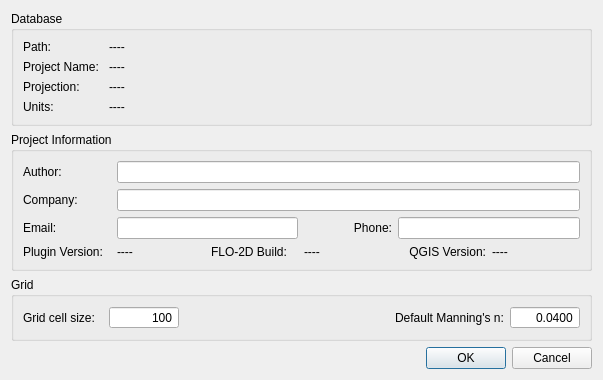
<?xml version="1.0" encoding="UTF-8"?>
<ui version="4.0">
 <class>UpdateGpkg</class>
 <widget class="QDialog" name="UpdateGpkg">
  <property name="geometry">
   <rect>
    <x>0</x>
    <y>0</y>
    <width>603</width>
    <height>351</height>
   </rect>
  </property>
  <property name="windowTitle">
   <string>FLO-2D Update Geopackage</string>
  </property>
  <layout class="QGridLayout" name="gridLayout">
   <item row="2" column="0">
    <widget class="QGroupBox" name="groupBox_2">
     <property name="enabled">
      <bool>true</bool>
     </property>
     <property name="title">
      <string>Grid</string>
     </property>
     <layout class="QVBoxLayout" name="verticalLayout">
      <item>
       <layout class="QGridLayout" name="gridLayout_3">
        <item row="0" column="1">
         <widget class="QSpinBox" name="cellSizeDSpinBox">
          <property name="minimumSize">
           <size>
            <width>70</width>
            <height>0</height>
           </size>
          </property>
          <property name="alignment">
           <set>Qt::AlignRight|Qt::AlignTrailing|Qt::AlignVCenter</set>
          </property>
          <property name="buttonSymbols">
           <enum>QAbstractSpinBox::NoButtons</enum>
          </property>
          <property name="maximum">
           <number>10000</number>
          </property>
          <property name="value">
           <number>100</number>
          </property>
         </widget>
        </item>
        <item row="0" column="0">
         <widget class="QLabel" name="label">
          <property name="enabled">
           <bool>true</bool>
          </property>
          <property name="minimumSize">
           <size>
            <width>80</width>
            <height>0</height>
           </size>
          </property>
          <property name="maximumSize">
           <size>
            <width>80</width>
            <height>16777215</height>
           </size>
          </property>
          <property name="text">
           <string>Grid cell size:</string>
          </property>
         </widget>
        </item>
        <item row="0" column="3">
         <widget class="QLabel" name="label_2">
          <property name="text">
           <string>Default Manning's n:</string>
          </property>
         </widget>
        </item>
        <item row="0" column="2">
         <spacer name="horizontalSpacer">
          <property name="orientation">
           <enum>Qt::Horizontal</enum>
          </property>
          <property name="sizeHint" stdset="0">
           <size>
            <width>40</width>
            <height>20</height>
           </size>
          </property>
         </spacer>
        </item>
        <item row="0" column="4">
         <widget class="QDoubleSpinBox" name="manningDSpinBox">
          <property name="minimumSize">
           <size>
            <width>70</width>
            <height>0</height>
           </size>
          </property>
          <property name="alignment">
           <set>Qt::AlignRight|Qt::AlignTrailing|Qt::AlignVCenter</set>
          </property>
          <property name="buttonSymbols">
           <enum>QAbstractSpinBox::NoButtons</enum>
          </property>
          <property name="decimals">
           <number>4</number>
          </property>
          <property name="minimum">
           <double>0.010000000000000</double>
          </property>
          <property name="maximum">
           <double>0.400000000000000</double>
          </property>
          <property name="singleStep">
           <double>0.010000000000000</double>
          </property>
          <property name="value">
           <double>0.040000000000000</double>
          </property>
         </widget>
        </item>
       </layout>
      </item>
     </layout>
    </widget>
   </item>
   <item row="6" column="0">
    <widget class="QDialogButtonBox" name="btnBox">
     <property name="orientation">
      <enum>Qt::Horizontal</enum>
     </property>
     <property name="standardButtons">
      <set>QDialogButtonBox::Cancel|QDialogButtonBox::Ok</set>
     </property>
    </widget>
   </item>
   <item row="0" column="0">
    <widget class="QGroupBox" name="groupBox_3">
     <property name="title">
      <string>Database</string>
     </property>
     <layout class="QVBoxLayout" name="verticalLayout_2">
      <item>
       <layout class="QGridLayout" name="gridLayout_2">
        <item row="3" column="0">
         <widget class="QLabel" name="label_6">
          <property name="text">
           <string>Units:</string>
          </property>
          <property name="alignment">
           <set>Qt::AlignLeading|Qt::AlignLeft|Qt::AlignVCenter</set>
          </property>
         </widget>
        </item>
        <item row="1" column="1" colspan="2">
         <widget class="QLabel" name="label_pn">
          <property name="text">
           <string>----</string>
          </property>
         </widget>
        </item>
        <item row="3" column="1" colspan="2">
         <widget class="QLabel" name="unit_lab">
          <property name="text">
           <string>----</string>
          </property>
         </widget>
        </item>
        <item row="2" column="1" colspan="2">
         <widget class="QLabel" name="proj_lab">
          <property name="text">
           <string>----</string>
          </property>
         </widget>
        </item>
        <item row="1" column="0">
         <widget class="QLabel" name="label_7">
          <property name="maximumSize">
           <size>
            <width>80</width>
            <height>16777215</height>
           </size>
          </property>
          <property name="text">
           <string>Project Name:</string>
          </property>
         </widget>
        </item>
        <item row="2" column="0">
         <widget class="QLabel" name="label_5">
          <property name="sizePolicy">
           <sizepolicy hsizetype="Minimum" vsizetype="Preferred">
            <horstretch>0</horstretch>
            <verstretch>0</verstretch>
           </sizepolicy>
          </property>
          <property name="minimumSize">
           <size>
            <width>0</width>
            <height>0</height>
           </size>
          </property>
          <property name="maximumSize">
           <size>
            <width>80</width>
            <height>16777215</height>
           </size>
          </property>
          <property name="text">
           <string>Projection: </string>
          </property>
          <property name="alignment">
           <set>Qt::AlignLeading|Qt::AlignLeft|Qt::AlignVCenter</set>
          </property>
         </widget>
        </item>
        <item row="0" column="0">
         <widget class="QLabel" name="label_3">
          <property name="minimumSize">
           <size>
            <width>80</width>
            <height>0</height>
           </size>
          </property>
          <property name="maximumSize">
           <size>
            <width>80</width>
            <height>16777215</height>
           </size>
          </property>
          <property name="text">
           <string>Path:</string>
          </property>
         </widget>
        </item>
        <item row="0" column="1" colspan="2">
         <widget class="QLabel" name="label_path">
          <property name="text">
           <string>----</string>
          </property>
         </widget>
        </item>
       </layout>
      </item>
     </layout>
    </widget>
   </item>
   <item row="7" column="0">
    <spacer name="verticalSpacer">
     <property name="orientation">
      <enum>Qt::Vertical</enum>
     </property>
     <property name="sizeHint" stdset="0">
      <size>
       <width>20</width>
       <height>40</height>
      </size>
     </property>
    </spacer>
   </item>
   <item row="1" column="0">
    <widget class="QGroupBox" name="groupBox">
     <property name="enabled">
      <bool>true</bool>
     </property>
     <property name="title">
      <string>Project Information</string>
     </property>
     <layout class="QGridLayout" name="gridLayout_5">
      <item row="0" column="0">
       <layout class="QGridLayout" name="gridLayout_4">
        <item row="4" column="4">
         <widget class="QLabel" name="label_13">
          <property name="layoutDirection">
           <enum>Qt::LeftToRight</enum>
          </property>
          <property name="text">
           <string>QGIS Version:</string>
          </property>
          <property name="alignment">
           <set>Qt::AlignRight|Qt::AlignTrailing|Qt::AlignVCenter</set>
          </property>
         </widget>
        </item>
        <item row="1" column="0">
         <widget class="QLabel" name="label_8">
          <property name="text">
           <string>Author:</string>
          </property>
         </widget>
        </item>
        <item row="2" column="1" colspan="5">
         <widget class="QLineEdit" name="lineEdit_co"/>
        </item>
        <item row="1" column="1" colspan="5">
         <widget class="QLineEdit" name="lineEdit_au"/>
        </item>
        <item row="4" column="0">
         <widget class="QLabel" name="label_10">
          <property name="text">
           <string>Plugin Version:</string>
          </property>
         </widget>
        </item>
        <item row="2" column="0">
         <widget class="QLabel" name="label_15">
          <property name="text">
           <string>Company:</string>
          </property>
         </widget>
        </item>
        <item row="3" column="0">
         <widget class="QLabel" name="label_9">
          <property name="text">
           <string>Email:</string>
          </property>
         </widget>
        </item>
        <item row="4" column="5">
         <widget class="QLabel" name="label_qv">
          <property name="text">
           <string>----</string>
          </property>
         </widget>
        </item>
        <item row="4" column="2">
         <widget class="QLabel" name="label_11">
          <property name="text">
           <string>FLO-2D Build:</string>
          </property>
         </widget>
        </item>
        <item row="4" column="3">
         <widget class="QLabel" name="label_fv">
          <property name="text">
           <string>----</string>
          </property>
         </widget>
        </item>
        <item row="4" column="1">
         <widget class="QLabel" name="label_pv">
          <property name="text">
           <string>----</string>
          </property>
         </widget>
        </item>
        <item row="3" column="3">
         <widget class="QLabel" name="label_4">
          <property name="text">
           <string>Phone:</string>
          </property>
          <property name="alignment">
           <set>Qt::AlignRight|Qt::AlignTrailing|Qt::AlignVCenter</set>
          </property>
         </widget>
        </item>
        <item row="3" column="4" colspan="2">
         <widget class="QLineEdit" name="lineEdit_te"/>
        </item>
        <item row="3" column="1" colspan="2">
         <widget class="QLineEdit" name="lineEdit_em"/>
        </item>
       </layout>
      </item>
     </layout>
    </widget>
   </item>
  </layout>
 </widget>
 <tabstops>
  <tabstop>lineEdit_au</tabstop>
  <tabstop>lineEdit_co</tabstop>
  <tabstop>lineEdit_em</tabstop>
  <tabstop>lineEdit_te</tabstop>
 </tabstops>
 <resources/>
 <connections>
  <connection>
   <sender>btnBox</sender>
   <signal>accepted()</signal>
   <receiver>UpdateGpkg</receiver>
   <slot>accept()</slot>
   <hints>
    <hint type="sourcelabel">
     <x>257</x>
     <y>349</y>
    </hint>
    <hint type="destinationlabel">
     <x>157</x>
     <y>274</y>
    </hint>
   </hints>
  </connection>
  <connection>
   <sender>btnBox</sender>
   <signal>rejected()</signal>
   <receiver>UpdateGpkg</receiver>
   <slot>reject()</slot>
   <hints>
    <hint type="sourcelabel">
     <x>325</x>
     <y>349</y>
    </hint>
    <hint type="destinationlabel">
     <x>286</x>
     <y>274</y>
    </hint>
   </hints>
  </connection>
 </connections>
</ui>
